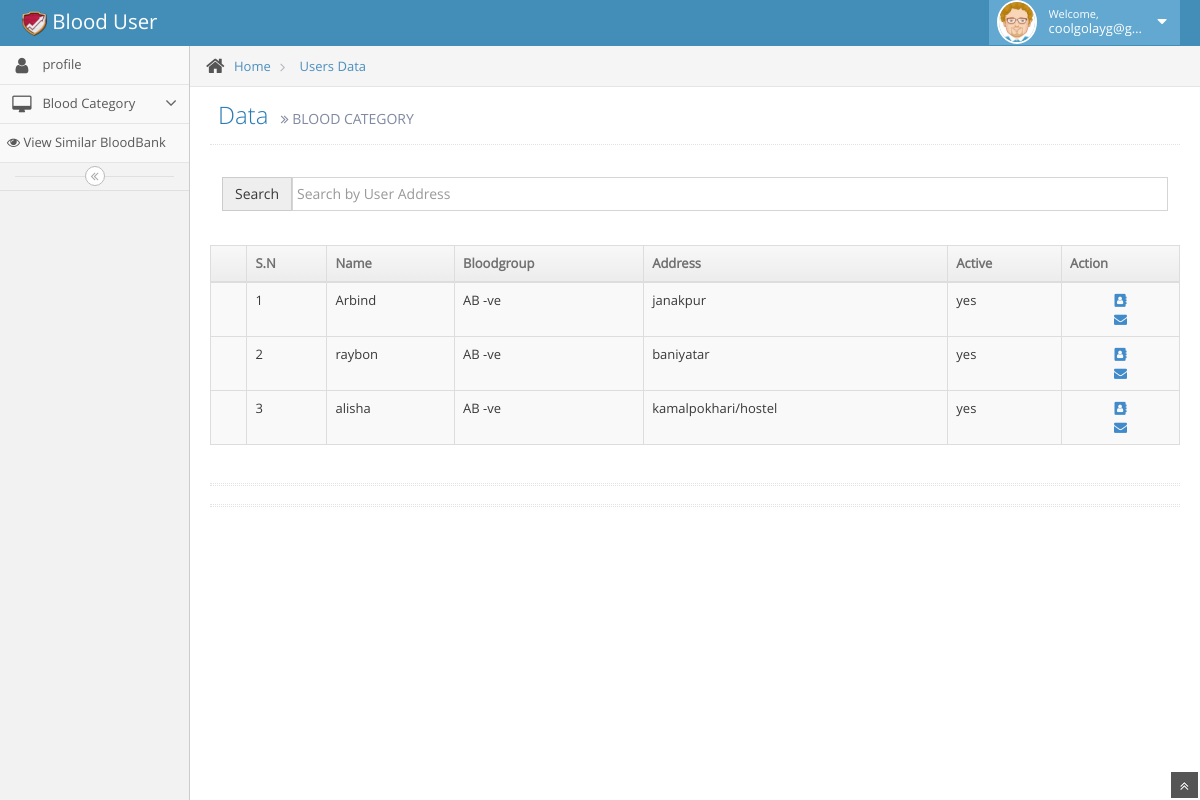
The app's page /user/ABnegative.php (signed in) with its own data.
### tables this page shows
CREATE TABLE `tbl_user` (
  `user_id` bigint(255) NOT NULL,
  `user_email` varchar(255) DEFAULT NULL,
  `user_password` varchar(255) DEFAULT NULL,
  `user_role` varchar(255) NOT NULL,
  `user_Firstname` varchar(255) NOT NULL,
  `user_Middlename` varchar(255) NOT NULL,
  `user_Lastname` varchar(255) NOT NULL,
  `user_Address` varchar(255) NOT NULL,
  `user_gender` varchar(255) NOT NULL,
  `user_phonenumber` bigint(255) NOT NULL,
  `user_age` int(255) NOT NULL,
  `user_bloodgroup` varchar(255) NOT NULL,
  `user_avialibility` varchar(255) NOT NULL,
  `user_recentlydonatedtime` varchar(255) NOT NULL,
  `user_status` varchar(255) NOT NULL,
  `user_photo` varchar(255) NOT NULL
);

### user/ABnegative.php (the view, shortened to what this page needs)
<?php include'layout_user/header_user.php' ?>
<?php include'layout_user/sidebar_user.php' ?>
				<div class="main-content">
					<div class="breadcrumbs" id="breadcrumbs">
						<ul class="breadcrumb">
							<li>
								<i class="icon-home home-icon"></i>
								<a href="#">Home</a>
							</li>
							<li>
								<a href="#">Users Data</a>
							</li>
						</ul>
					</div>
					<div class="page-content">
						<div class="page-header">
							<h1>
							Data
								<small>
									<i class="icon-double-angle-right"></i>
									BLOOD CATEGORY
								</small>
							</h1>
						</div>
						<div class="row">
							<div class="col-xs-12">
								<div class="container">
								   <br />
								   <div class="form-group">
								    <div class="input-group">
								     <span class="input-group-addon">Search</span>
								     <input type="text" name="search_text" id="search_text" placeholder="Search by User Address" class="form-control" />
								    </div>
								   </div>
								   <br />
								  </div>
								<div class="row">
									<div class="col-xs-12">
										<div class="table-responsive">
											<table id="sample-table-1" class="table table-striped table-bordered table-hover">
												<thead>
													<tr>
														<th class="center">
															<label>
																<th>S.N</th>
															</label>
														</th>
														<th>Name</th>
														<th>Bloodgroup</th>
														<th>Address</th>
														<th>Active</th>
														<th>Action</th>
													</tr>
												</thead>
                                          <?php
													$stmt = $conn->prepare("SELECT * FROM tbl_user WHERE  user_bloodgroup = 'AB -ve'");
													$stmt->execute();
													$sn=1;
														foreach ($stmt->fetchAll() as $k => $v)
															{
															$user_name =  $v['user_Firstname'];
															$user_bloodgroup =  $v['user_bloodgroup'];
															$user_address =  $v['user_Address'];
															$user_active = $v['user_status'];
														?>
												<tbody>
													<tr>
														<td></td>
														<td><?php echo $sn; $sn++;  ?></td>
														<td><?php echo $user_name;?></td>
														<td >
															<?php echo $user_bloodgroup;?>
														</td>
														<td><?php echo $user_address;?></td>
														<td><?php echo $user_active;?></td>
														<td>
														<div align="center">
														<a href="" data-toggle="modal" data-target="#exampleModal<?php echo $v['user_id'] ?>"><i class="fa fa-address-book" aria-hidden="true"></i></a>
														</div>
														 <div align="center">
														<a href="" data-toggle="modal" data-target="#mailModal<?php echo $v['user_id'] ?>"><i class="fa fa-envelope" aria-hidden="true"></i>
														</a>
														</div>
														</td>
													</tr>
												</tbody>
					<?php
															} ?>
											</table>
										</div>
									</div>
								</div>
<div class="hr hr-18 dotted hr-double"></div>
								<div class="hr hr-18 dotted hr-double"></div>
							</div>
						</div>
					</div>
				</div>
			</div>
			<a href="#" id="btn-scroll-up" class="btn-scroll-up btn btn-sm btn-inverse">
				<i class="icon-double-angle-up icon-only bigger-110"></i>
			</a>
		</div>
	</body>
</html>

### records on screen
tbl_user: user_Firstname "Arbind", user_bloodgroup "AB -ve", user_Address "janakpur", user_status "yes"
tbl_user: user_Firstname "raybon", user_bloodgroup "AB -ve", user_Address "baniyatar", user_status "yes"
tbl_user: user_Firstname "alisha", user_bloodgroup "AB -ve", user_Address "kamalpokhari/hostel", user_status "yes"

### other values on screen
$_SESSION['email'] "coolgolayg@g…"
